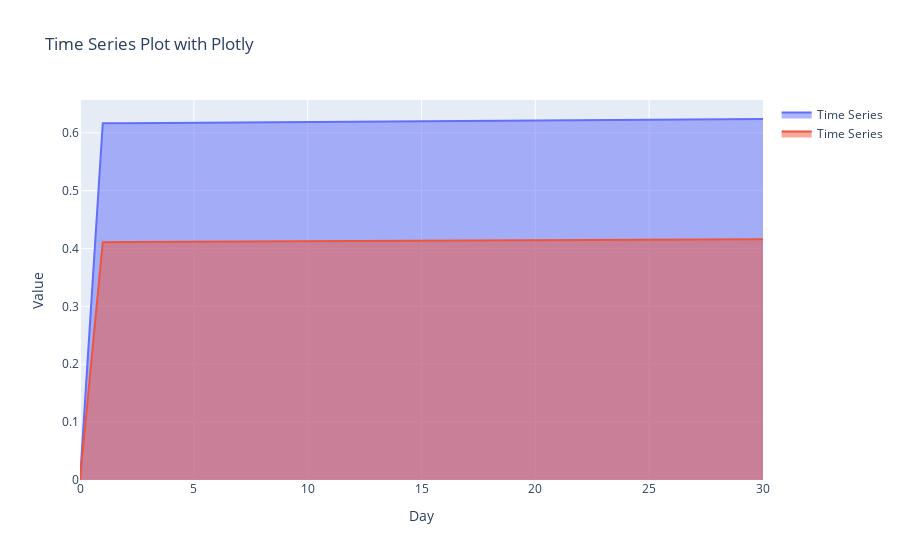

The notebook cell this image was saved under:
### Code cell
import plotly.graph_objects as go

# Sample data (replace with your actual data)
days = [1, 2, 3, 4, 5]
values = [100, 120, 150, 130, 140]

# Create a Plotly figure
fig = go.Figure()

# Add a line trace
fig.add_trace(go.Scatter(x=results[1][0], y=results[1][1], mode='lines', fill='tozeroy', name='Time Series'))
fig.add_trace(go.Scatter(x=results[0][0], y=results[0][1], mode='lines', fill='tozeroy', name='Time Series'))



# Set layout options
fig.update_layout(
    title='Time Series Plot with Plotly',
    xaxis_title='Day',
    yaxis_title='Value',
)

# Show the plot
fig.show()

### Figure 1 — Plotly figure (JSON) as saved in the notebook; plotly's stock layout.template omitted (floating-point values rounded to 4 significant figures)
{"data": [{"fill": "tozeroy", "mode": "lines", "name": "Time Series", "type": "scatter", "x": [0, 1, 2, 3, 4, 5, 6, 7, 8, 9, 10, 11, 12, 13, 14, 15, 16, 17, 18, 19, 20, 21, 22, 23, 24, 25, 26, 27, 28, 29, 30], "y": [0, 0.6164, 0.6167, 0.6169, 0.6172, 0.6175, 0.6177, 0.618, 0.6182, 0.6185, 0.6187, 0.619, 0.6192, 0.6195, 0.6197, 0.62, 0.6202, 0.6205, 0.6208, 0.621, 0.6213, 0.6215, 0.6218, 0.622, 0.6223, 0.6225, 0.6228, 0.6231, 0.6233, 0.6236, 0.6238]}, {"fill": "tozeroy", "mode": "lines", "name": "Time Series", "type": "scatter", "x": [0, 1, 2, 3, 4, 5, 6, 7, 8, 9, 10, 11, 12, 13, 14, 15, 16, 17, 18, 19, 20, 21, 22, 23, 24, 25, 26, 27, 28, 29, 30], "y": [0, 0.411, 0.4111, 0.4113, 0.4115, 0.4116, 0.4118, 0.412, 0.4121, 0.4123, 0.4125, 0.4127, 0.4128, 0.413, 0.4132, 0.4133, 0.4135, 0.4137, 0.4138, 0.414, 0.4142, 0.4143, 0.4145, 0.4147, 0.4149, 0.415, 0.4152, 0.4154, 0.4155, 0.4157, 0.4159]}], "layout": {"title": {"text": "Time Series Plot with Plotly"}, "xaxis": {"title": {"text": "Day"}}, "yaxis": {"title": {"text": "Value"}}}}
